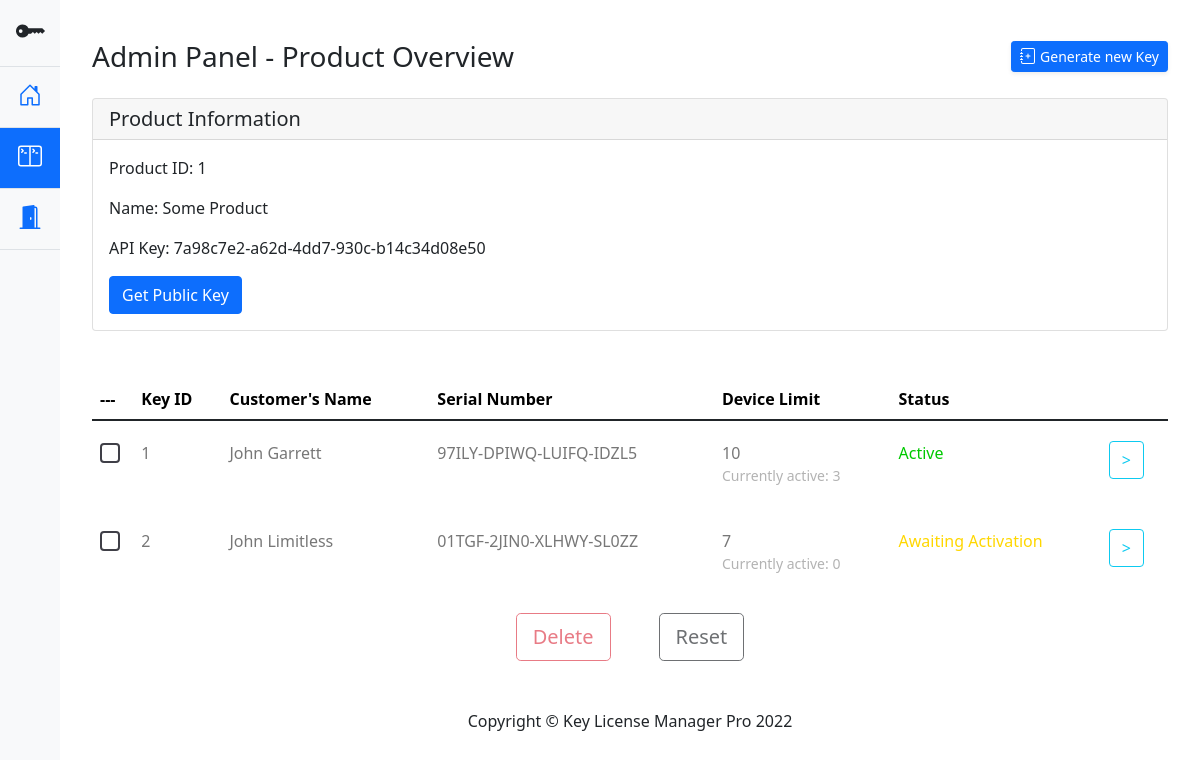
The app's page /cpanel/product/id/1 (signed in), older data.
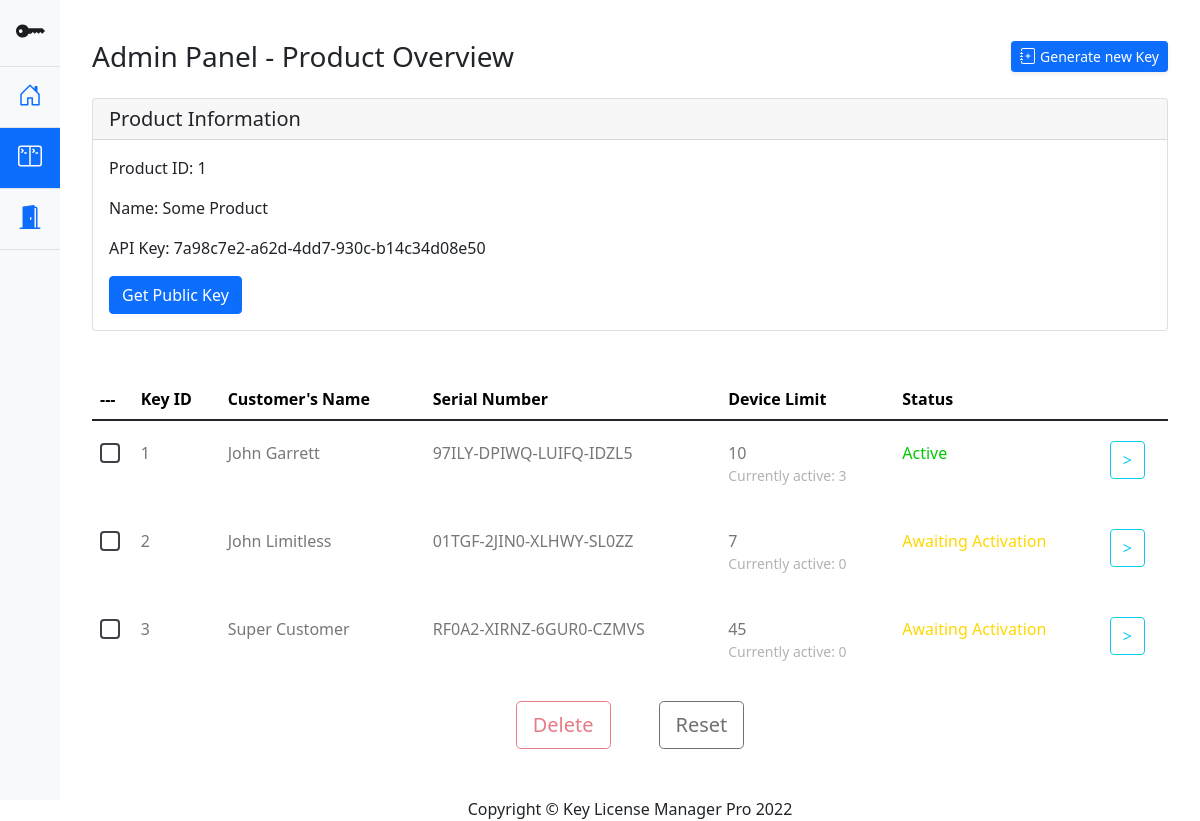
The same page, newer data.
### models.py (models this page shows)
class Product(db.Model):
    __tablename__ = "product"
    id = db.Column( db.Integer, primary_key=True )
    name = db.Column( db.String(100), unique=True )
    logo = db.Column( db.String(150) )
    privateK = db.Column(db.String(1100), unique=True)
    publicK = db.Column(db.String(1100), unique=True)
    apiK = db.Column( db.String(100), unique=True )

class Key(db.Model):
    __tablename__ = "key"
    id = db.Column(db.Integer, primary_key=True)
    productid = db.Column(db.Integer, db.ForeignKey('product.id'), nullable=False)
    customername = db.Column( db.String(100) )
    customeremail = db.Column( db.String(100) )
    customerphone = db.Column( db.String(20) )
    serialkey = db.Column( db.String(100), unique = True)
    maxdevices = db.Column( db.Integer )
    devices = db.Column( db.Integer )
    status = db.Column( db.Integer )
    expirydate = db.Column( db.Integer, nullable=False)

### main.py (the view)
@main.route('/cpanel/product/id/<productid>')
@login_required
def productDisplay(productid):
    keyList = DBAPI.getKeys(productid)
    productContent = DBAPI.getProductByID(productid)
    return render_template('product.html', prodID = productid, keyList = keyList, pcontent = productContent, pubKey = productContent.publicK.decode('utf-8'))

### databaseAPI.py (called while the page is built)
def getProductByID(productID):
    return Product.query.filter_by(id = productID).first()

def getKeys(productID):
    return Key.query.filter_by(productid = productID).all()

### templates/product.html (shortened to what this page needs)
{% extends "base.html" %}
{% block topnav %}
nav-link py-3 border-bottom border-top
{% endblock %}
{% block midnav %}
nav-link active py-3 border-bottom
{% endblock %}
{% block content %}
<div id="content-wrapper" class="d-flex flex-column">
	<div id="content">
		<div class="container-fluid special-padding main-body-setting">
			<div class="d-sm-flex align-items-center justify-content-between mb-4">
				<h1 class="h3 mb-0 text-gray-800">Admin Panel - Product Overview</h1>
				<a id="createProductCall" href="#" class="d-none d-sm-inline-block btn btn-sm btn-primary shadow-sm">
					<svg class="bi" width="16" height="16" role="img" aria-label="Home">
						<use xlink:href="#addproduct"/>
					</svg>
					Generate new Key
				</a>
			</div>
			<div class="container-fluid p-0">
				<div class="card mb-5">
					<h5 class="card-header">Product Information</h5>
					<div class="card-body">
						<p class="card-text">
							<bold class="font-weight-bold">Product ID: </bold>
							{{ prodID }}
						</p>
						<p class="card-text">
							<bold class="font-weight-bold">Name: </bold>
							{{ pcontent.name }}
						</p>
						<p class="card-text">
							<bold class="font-weight-bold">API Key: </bold>
							{{ pcontent.apiK }}
						</p>
						<button id="getPubK" type="button" class="btn btn-primary">Get Public Key</button>
					</div>
				</div>
				<div class="table-responsive custom-table-responsive">
					{% if keyList|length > 0 %}
					<table class="table custom-table">
						<thead>
							<tr>
								<th scope="col">
									---
								</th>
								<th scope="col">Key ID</th>
								<th scope="col">Customer's Name</th>
								<th scope="col">Serial Number</th>
								<th scope="col">Device Limit</th>
								<th scope="col">Status</th>
							</tr>
						</thead>
						<tbody>
							{%for key in keyList%}
							<tr scope="row">
								<th scope="row">
									<label class="control control--checkbox">
										<div class="control__indicator"></div>
									</label>
								</th>
								<td class="key-id-data">
									{{ key.id }}
								</td>
								<td>{{ key.customername }}</td>
								<td>{{ key.serialkey }}</td>
								<td>
									{{ key.maxdevices }}
									<small class="d-block">
										<bold>Currently active:</bold>
										{{ key.devices }}
									</small>
								</td>
								{% if key.status == 0 %}
								<td class="status-inactive">Awaiting Activation</td>
								{% elif key.status == 1 %}
								<td class="status-active">Active</td>
								{% elif key.status == 2 %}
								<td class="status-revoked">Revoked</td>
								{% endif %}
								<td>
									<a href="{{ url_for('main.keyDataDisplay', keyid = key.id) }}">
									<button type="button" class="btn btn-outline-info">></button>
									</a>
								</td>
							</tr>
							<tr class="spacer">
								<td colspan="100"></td>
							</tr>
							{%endfor%}
						</tbody>
					</table>
					{% else %}
					<h2 class="empty-header-text">Oh no ... There are no keys here :(</h2>
					<p class="empty-paragraph-text">Click on "Generate new Key" to get started!</p>
					{% endif %}
				</div>
				<div class="d-flex justify-content-center mb-5">
					<button type="button" class="btn btn-lg btn-outline-danger ms-4 me-4 action-on-key disabled">Delete</button>
					<button type="button" class="btn btn-lg btn-outline-dark ms-4 me-4 action-on-key disabled">Reset</button>
				</div>
			</div>
		</div>
	</div>
	<footer class="sticky-footer bg-white">
		<div class="container my-auto">
			<div class="copyright text-center my-auto">
				<span>Copyright © Key License Manager Pro 2022</span>
			</div>
		</div>
	</footer>
</div>
{% endblock %}

### templates/base.html (shortened to what this page needs)
<!doctype html>
<html lang="en">
	<head>
        <link rel="stylesheet" href="https://cdn.jsdelivr.net/npm/bootstrap-icons@1.8.1/font/bootstrap-icons.css">
		<link href="{{ url_for('static', filename='bootstrap.min.css') }}" rel="stylesheet">
		<link href="{{ url_for('static', filename='style.css') }}" rel="stylesheet">
	</head>
	<body>
        <section class="left-nav vh-100">
            <div class="d-flex flex-column bg-light vh-100" style="width: 5vw;">
                <a href="/" class="d-block p-3 link-dark text-decoration-none text-center nav-link" title="Icon-only" data-bs-toggle="tooltip" data-bs-placement="right">
                    <svg class="bi" width="30" height="30" role="img" aria-label="Home">
                        <use xlink:href="#keylogo"/>
                    </svg>
                </a>
                <ul class="nav flex-grow-1 nav-pills nav-flush flex-column mb-auto text-center">
                    <li class="nav-item">
                        <a href="{{ url_for('main.cpanel') }}" class="{% block topnav %}nav-link active py-3 border-bottom{% endblock %}" aria-current="page" title="Home" data-bs-toggle="tooltip" data-bs-placement="right">
                            <svg class="bi" width="24" height="24" role="img" aria-label="Home">
                                <use xlink:href="#home"/>
                            </svg>
                        </a>
                    </li>
                    <li>
                        <a href="#" class="{% block midnav %}nav-link py-3 border-bottom{% endblock %}" title="Dashboard" data-bs-toggle="tooltip" data-bs-placement="right">
                            <svg class="bi" width="24" height="24" role="img" aria-label="Customers">
                                <use xlink:href="#dashboard"/>
                            </svg>
                        </a>
                    </li>
                    <li>
                        <a href="#" class="nav-link py-3 border-bottom" title="Customers" data-bs-toggle="tooltip" data-bs-placement="right">
                            <svg class="bi" width="24" height="24" role="img" aria-label="Customers">
                                <use xlink:href="#logout"/>
                            </svg>
                        </a>
                    </li>
                </ul>
            </div>
        </section>
        <div class="container-fluid right-display">
            {% block content %}
            {% endblock %}
        </div>
	</body>
</html>

### static/style.css (style rules this page uses)
:root { --product-card-height: 20vh; }
body { min-height: 100vh; min-height: -webkit-fill-available; }
html { height: -webkit-fill-available; }
.bi { vertical-align: -.125em; pointer-events: none; fill: currentColor; }
.nav-flush .nav-link { border-radius: 0; }
.left-nav { position: fixed; left: 0; top: 0; width: 5vw; min-width: 64px; }
.right-display { padding-left: 5vw; padding-right: 0px !important; }
.special-padding { padding-left: 2rem !important; padding-right: 2rem !important; }
.custom-table { min-width: 900px; }
.custom-table thead tr, .custom-table thead th { border-top: none; border-bottom: none !important; color: rgb(0, 0, 0); }
.custom-table tbody th, .custom-table tbody td { color: #777; font-weight: 400; padding-bottom: 20px; padding-top: 20px; font-weight: 300; }
.custom-table tbody th small, .custom-table tbody td small { color: #b3b3b3; font-weight: 300; }
.custom-table tbody tr:not(.spacer) { border-radius: 7px; overflow: hidden; -webkit-transition: .3s all ease; -o-transition: .3s all ease; transition: .3s all ease; }
.custom-table tbody tr th, .custom-table tbody tr td { background: #ffffff; border: none; -webkit-transition: .3s all ease; -o-transition: .3s all ease; transition: .3s all ease; }
.custom-table tbody tr th a, .custom-table tbody tr td a { color: #b3b3b3; }
.custom-table tbody tr th:first-child, .custom-table tbody tr td:first-child { border-top-left-radius: 0px; border-bottom-left-radius: 0px; }
.custom-table tbody tr th:last-child, .custom-table tbody tr td:last-child { border-top-right-radius: 0px; border-bottom-right-radius: 0px; }
.custom-table tbody tr.spacer td { padding: 0 !important; height: 3px; border-radius: 0 !important; background: transparent !important; }
.control { display: block; position: relative; margin-bottom: 25px; cursor: pointer; font-size: 18px; }
.control__indicator { position: absolute; top: 2px; left: 0; height: 20px; width: 20px; border-radius: 4px; border: 2px solid #3f3f47; background: transparent; }
.control__indicator:after { font-family: 'Arial'; font-size: 1rem; content: ''; position: absolute; display: none; }
.control--checkbox .control__indicator:after { top: 50%; left: 50%; -webkit-transform: translate(-50%, -52%); -ms-transform: translate(-50%, -52%); transform: translate(-50%, -52%); }
.status-active { color: rgb(0, 201, 0) !important; }
.status-inactive { color: gold !important; }
.main-body-setting { margin-top: 5vh !important; }

Row changes from the older to the newer data that the page shows:
added Key: id "3", customername "Super Customer", serialkey "RF0A2-XIRNZ-6GUR0-CZMVS", maxdevices "45", devices "0", status "Awaiting Activation"
